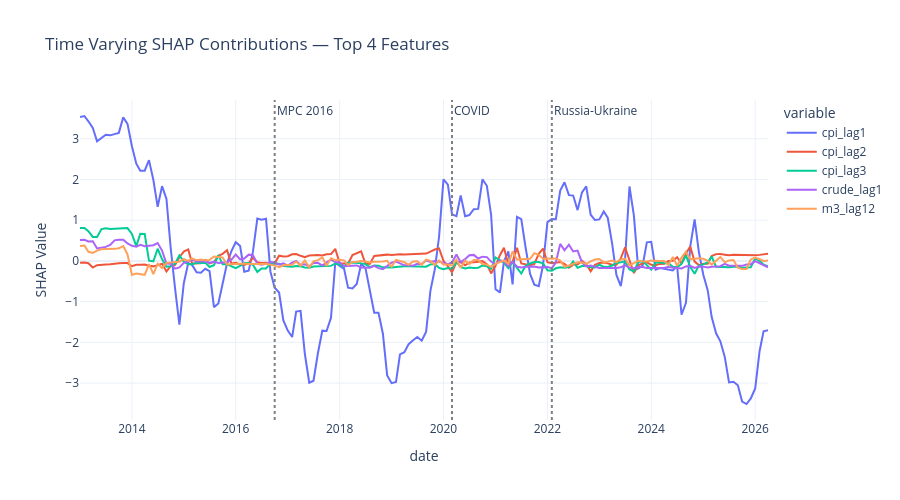

Notebook code for this chart:
### Markdown cell above
## SHAP Beeswarm — Direction and Magnitude

- crude_oil_lag1 — high values consistently push CPI up, clean 
  positive relationship, no ambiguity
- repo_rate_lag3 — high values push CPI down, monetary transmission 
  working as theory predicts with 3 month lag
- inr_usd_lag1 — rupee depreciation pushes CPI up, import cost 
  pass through confirmed
- cpi_inflation_lag1 — both positive and negative effects observed.
  Pre-2016 high inflation was self reinforcing pushing forecast up.
  Post-2016 high inflation triggers mean reversion toward 4% target 
  pushing forecast down. Single most important regime finding in SHAP. also CPI with lag 3 and Lag 2 are significant
- m3_lag12 — mixed direction confirms time varying monetary channel 
  consistent with rolling correlation EDA finding

### Code cell
# Time varying SHAP — contribution of each feature over time
shap_df = pd.DataFrame(shap_values, columns=X.columns, index=X.index)

# Plot top 4 features over time
top_features = ['cpi_lag1', 'cpi_lag2', 'cpi_lag3', 'crude_lag1', 'm3_lag12']

fig = px.line(shap_df[top_features], 
              title='Time Varying SHAP Contributions — Top 4 Features')

fig.add_vline(x=pd.Timestamp('2016-10-01').timestamp() * 1000,
              line_dash='dot', line_color='gray', 
              annotation_text='MPC 2016')
fig.add_vline(x=pd.Timestamp('2020-03-01').timestamp() * 1000,
              line_dash='dot', line_color='gray',
              annotation_text='COVID')
fig.add_vline(x=pd.Timestamp('2022-02-01').timestamp() * 1000,
              line_dash='dot', line_color='gray',
              annotation_text='Russia-Ukraine')

fig.update_layout(template='plotly_white', height=500,
                  yaxis_title='SHAP Value')
fig.show()

### Figure 1 — Plotly figure (JSON) as saved in the notebook; plotly's stock layout.template omitted (floating-point values rounded to 4 significant figures; data arrays with more than 128 entries replaced by an {"elided": "..."} marker saying what was removed)
{"data": [{"hovertemplate": "variable=cpi_lag1<br>date=%{x}<br>value=%{y}<extra></extra>", "legendgroup": "cpi_lag1", "line": {"color": "#636efa", "dash": "solid"}, "marker": {"symbol": "circle"}, "mode": "lines", "name": "cpi_lag1", "orientation": "v", "showlegend": true, "type": "scatter", "x": {"elided": "160 str values"}, "xaxis": "x", "y": {"elided": "160 float values"}, "yaxis": "y"}, {"hovertemplate": "variable=cpi_lag2<br>date=%{x}<br>value=%{y}<extra></extra>", "legendgroup": "cpi_lag2", "line": {"color": "#EF553B", "dash": "solid"}, "marker": {"symbol": "circle"}, "mode": "lines", "name": "cpi_lag2", "orientation": "v", "showlegend": true, "type": "scatter", "x": {"elided": "160 str values"}, "xaxis": "x", "y": {"elided": "160 float values"}, "yaxis": "y"}, {"hovertemplate": "variable=cpi_lag3<br>date=%{x}<br>value=%{y}<extra></extra>", "legendgroup": "cpi_lag3", "line": {"color": "#00cc96", "dash": "solid"}, "marker": {"symbol": "circle"}, "mode": "lines", "name": "cpi_lag3", "orientation": "v", "showlegend": true, "type": "scatter", "x": {"elided": "160 str values"}, "xaxis": "x", "y": {"elided": "160 float values"}, "yaxis": "y"}, {"hovertemplate": "variable=crude_lag1<br>date=%{x}<br>value=%{y}<extra></extra>", "legendgroup": "crude_lag1", "line": {"color": "#ab63fa", "dash": "solid"}, "marker": {"symbol": "circle"}, "mode": "lines", "name": "crude_lag1", "orientation": "v", "showlegend": true, "type": "scatter", "x": {"elided": "160 str values"}, "xaxis": "x", "y": {"elided": "160 float values"}, "yaxis": "y"}, {"hovertemplate": "variable=m3_lag12<br>date=%{x}<br>value=%{y}<extra></extra>", "legendgroup": "m3_lag12", "line": {"color": "#FFA15A", "dash": "solid"}, "marker": {"symbol": "circle"}, "mode": "lines", "name": "m3_lag12", "orientation": "v", "showlegend": true, "type": "scatter", "x": {"elided": "160 str values"}, "xaxis": "x", "y": {"elided": "160 float values"}, "yaxis": "y"}], "layout": {"annotations": [{"showarrow": false, "text": "MPC 2016", "x": 1475280000000, "xanchor": "left", "xref": "x", "y": 1, "yanchor": "top", "yref": "y domain"}, {"showarrow": false, "text": "COVID", "x": 1583020800000, "xanchor": "left", "xref": "x", "y": 1, "yanchor": "top", "yref": "y domain"}, {"showarrow": false, "text": "Russia-Ukraine", "x": 1643673600000, "xanchor": "left", "xref": "x", "y": 1, "yanchor": "top", "yref": "y domain"}], "height": 500, "legend": {"title": {"text": "variable"}, "tracegroupgap": 0}, "shapes": [{"line": {"color": "gray", "dash": "dot"}, "type": "line", "x0": 1475280000000, "x1": 1475280000000, "xref": "x", "y0": 0, "y1": 1, "yref": "y domain"}, {"line": {"color": "gray", "dash": "dot"}, "type": "line", "x0": 1583020800000, "x1": 1583020800000, "xref": "x", "y0": 0, "y1": 1, "yref": "y domain"}, {"line": {"color": "gray", "dash": "dot"}, "type": "line", "x0": 1643673600000, "x1": 1643673600000, "xref": "x", "y0": 0, "y1": 1, "yref": "y domain"}], "title": {"text": "Time Varying SHAP Contributions — Top 4 Features"}, "xaxis": {"anchor": "y", "domain": [0, 1], "title": {"text": "date"}}, "yaxis": {"anchor": "x", "domain": [0, 1], "title": {"text": "SHAP Value"}}}}
